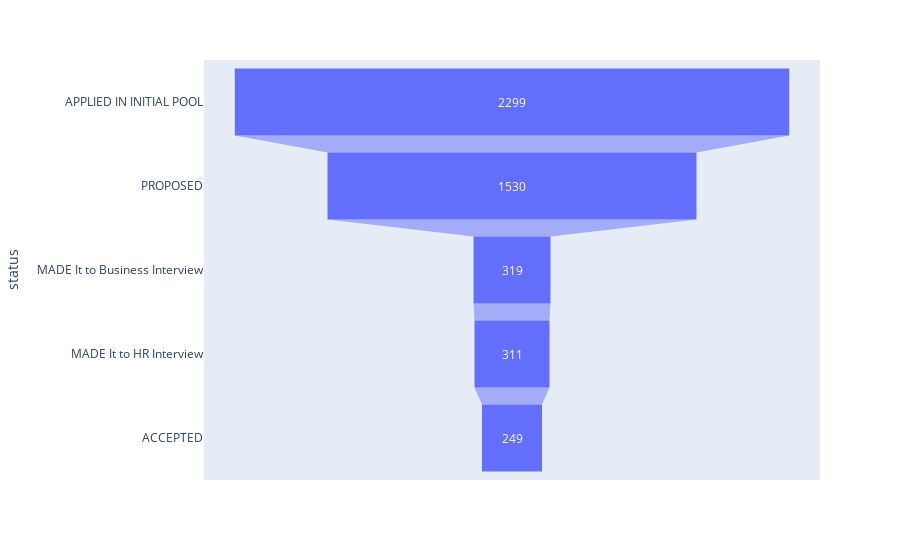

The code cell stored with this chart in its notebook:
### Code cell
#Funnel2

data = dict(
    count=list(funnel2["Count"]),
    status=list(funnel2["status"]))
fig = px.funnel(data, x='count', y='status')
fig.show()
fig.write_image("funnel2.png")
worksheet0.insert_image(109,10, 'funnel2.png',{'x_scale': 0.9, 'y_scale': 0.9})

### Figure 1 — Plotly figure (JSON) as saved in the notebook; plotly's stock layout.template omitted (floating-point values rounded to 4 significant figures)
{"data": [{"hovertemplate": "count=%{x}<br>status=%{y}<extra></extra>", "legendgroup": "", "marker": {"color": "#636efa"}, "name": "", "orientation": "h", "showlegend": false, "type": "funnel", "x": [2299, 1530, 319, 311, 249], "xaxis": "x", "y": ["APPLIED IN INITIAL POOL", "PROPOSED", "MADE It to Business Interview", "MADE It to HR Interview", "ACCEPTED"], "yaxis": "y"}], "layout": {"legend": {"tracegroupgap": 0}, "margin": {"t": 60}, "xaxis": {"anchor": "y", "domain": [0, 1], "title": {"text": "count"}}, "yaxis": {"anchor": "x", "domain": [0, 1], "title": {"text": "status"}}}}
